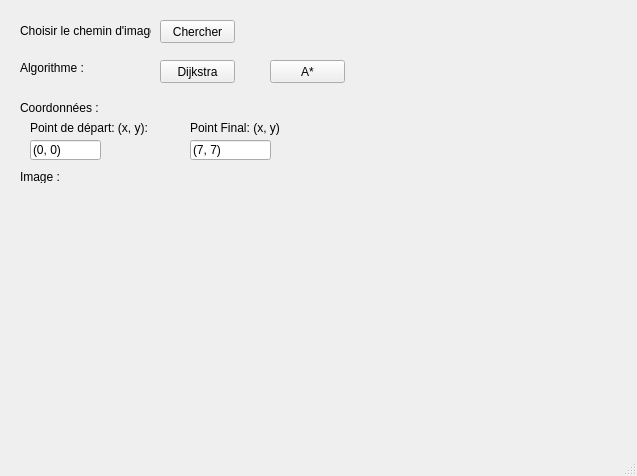
<?xml version="1.0" encoding="UTF-8"?>
<ui version="4.0">
 <class>mainWindow</class>
 <widget class="QMainWindow" name="mainWindow">
  <property name="enabled">
   <bool>true</bool>
  </property>
  <property name="geometry">
   <rect>
    <x>0</x>
    <y>0</y>
    <width>637</width>
    <height>476</height>
   </rect>
  </property>
  <property name="sizePolicy">
   <sizepolicy hsizetype="Fixed" vsizetype="Fixed">
    <horstretch>0</horstretch>
    <verstretch>0</verstretch>
   </sizepolicy>
  </property>
  <property name="windowTitle">
   <string>MainWindow</string>
  </property>
  <widget class="QWidget" name="centralwidget">
   <widget class="QLabel" name="label">
    <property name="geometry">
     <rect>
      <x>20</x>
      <y>20</y>
      <width>131</width>
      <height>21</height>
     </rect>
    </property>
    <property name="text">
     <string>Choisir le chemin d'image :</string>
    </property>
   </widget>
   <widget class="QPushButton" name="buttonChercher">
    <property name="geometry">
     <rect>
      <x>160</x>
      <y>20</y>
      <width>75</width>
      <height>23</height>
     </rect>
    </property>
    <property name="text">
     <string>Chercher</string>
    </property>
    <property name="autoDefault">
     <bool>false</bool>
    </property>
    <property name="default">
     <bool>false</bool>
    </property>
    <property name="flat">
     <bool>false</bool>
    </property>
   </widget>
   <widget class="QLabel" name="label_2">
    <property name="geometry">
     <rect>
      <x>20</x>
      <y>170</y>
      <width>47</width>
      <height>13</height>
     </rect>
    </property>
    <property name="text">
     <string>Image :</string>
    </property>
   </widget>
   <widget class="QPushButton" name="buttonDijkstra">
    <property name="geometry">
     <rect>
      <x>160</x>
      <y>60</y>
      <width>75</width>
      <height>23</height>
     </rect>
    </property>
    <property name="text">
     <string>Dijkstra</string>
    </property>
   </widget>
   <widget class="QPushButton" name="buttonAstar">
    <property name="geometry">
     <rect>
      <x>270</x>
      <y>60</y>
      <width>75</width>
      <height>23</height>
     </rect>
    </property>
    <property name="text">
     <string>A*</string>
    </property>
   </widget>
   <widget class="QLabel" name="imageLabel">
    <property name="geometry">
     <rect>
      <x>20</x>
      <y>190</y>
      <width>171</width>
      <height>231</height>
     </rect>
    </property>
    <property name="text">
     <string/>
    </property>
    <property name="pixmap">
     <pixmap>../images/Mona_Lisa-677x1024.jpeg</pixmap>
    </property>
    <property name="scaledContents">
     <bool>true</bool>
    </property>
   </widget>
   <widget class="QLabel" name="labelAlgo">
    <property name="geometry">
     <rect>
      <x>20</x>
      <y>60</y>
      <width>121</width>
      <height>16</height>
     </rect>
    </property>
    <property name="text">
     <string>Algorithme :</string>
    </property>
   </widget>
   <widget class="QLineEdit" name="departEdit">
    <property name="geometry">
     <rect>
      <x>30</x>
      <y>140</y>
      <width>71</width>
      <height>20</height>
     </rect>
    </property>
    <property name="text">
     <string>(0, 0)</string>
    </property>
   </widget>
   <widget class="QLabel" name="label_3">
    <property name="geometry">
     <rect>
      <x>20</x>
      <y>100</y>
      <width>101</width>
      <height>16</height>
     </rect>
    </property>
    <property name="text">
     <string>Coordonnées : </string>
    </property>
   </widget>
   <widget class="QLabel" name="label_depart">
    <property name="geometry">
     <rect>
      <x>30</x>
      <y>120</y>
      <width>121</width>
      <height>16</height>
     </rect>
    </property>
    <property name="text">
     <string>Point de départ: (x, y):</string>
    </property>
   </widget>
   <widget class="QLineEdit" name="endEdit">
    <property name="geometry">
     <rect>
      <x>190</x>
      <y>140</y>
      <width>81</width>
      <height>20</height>
     </rect>
    </property>
    <property name="text">
     <string>(7, 7)</string>
    </property>
   </widget>
   <widget class="QLabel" name="label_end">
    <property name="geometry">
     <rect>
      <x>190</x>
      <y>120</y>
      <width>91</width>
      <height>16</height>
     </rect>
    </property>
    <property name="text">
     <string>Point Final: (x, y)</string>
    </property>
   </widget>
  </widget>
  <widget class="QMenuBar" name="menubar">
   <property name="geometry">
    <rect>
     <x>0</x>
     <y>0</y>
     <width>637</width>
     <height>21</height>
    </rect>
   </property>
  </widget>
  <widget class="QStatusBar" name="statusbar"/>
 </widget>
 <resources/>
 <connections/>
</ui>
